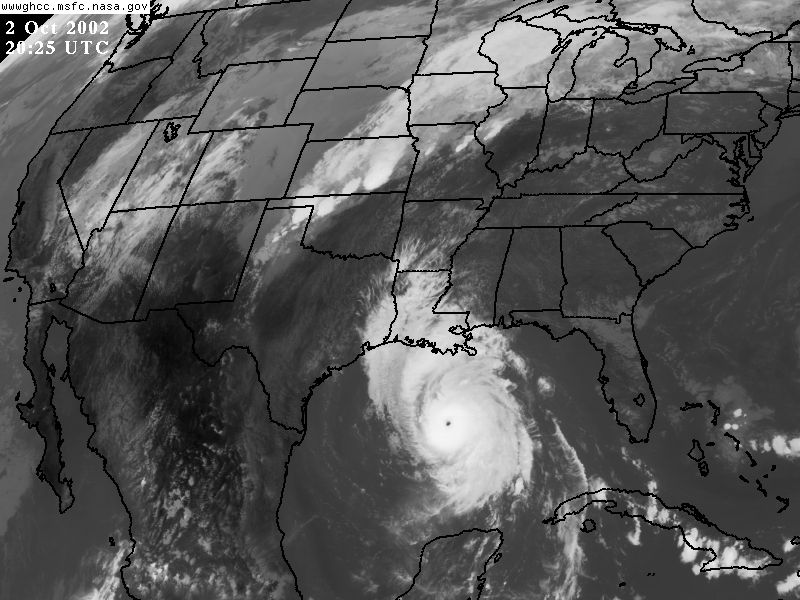
//> input picture OLD/08/Pseudo_Fxn/lily.jpg, 800 x 600 px
$ ./Pseudo_Fxn lily.jpg   (built with g++ and OpenCV 4)
//> lines starting //> are read from the running program, lines starting //| are printed output that depends on the picture
#include "opencv2/imgproc/imgproc.hpp"
#include "opencv2/imgproc/imgproc_c.h"
#include "opencv2/highgui/highgui.hpp"
#include "opencv2/opencv.hpp"
#include "stdlib.h"
#include "stdio.h"

using namespace cv;
using namespace std;

string colormap(int id)
{
    switch(id){
        case COLORMAP_AUTUMN :
            return "COLORMAP_AUTUMN";
        case COLORMAP_BONE :
            return "COLORMAP_BONE";
        case COLORMAP_JET :
            return "COLORMAP_JET";
        case COLORMAP_WINTER :
            return "COLORMAP_WINTER";
        case COLORMAP_RAINBOW :
            return "COLORMAP_RAINBOW";
        case COLORMAP_OCEAN :
            return "COLORMAP_OCEAN";
        case COLORMAP_SUMMER:
            return "COLORMAP_SUMMER";
        case COLORMAP_SPRING :
            return "COLORMAP_SPRING";
        case COLORMAP_COOL :
            return "COLORMAP_COOL";
        case COLORMAP_HSV :
            return "COLORMAP_HSV";
        case COLORMAP_PINK :
            return "COLORMAP_PINK";
        case COLORMAP_HOT :
            return "COLORMAP_HOT";

    }

    return "NONE";
}

int main( int argc, char** argv ){

    Mat src = imread(argv[1], IMREAD_GRAYSCALE);
//> src is the input picture: 600 rows x 800 cols, CV_8UC1; min 0, max 255, mean 87.3
    Mat output = Mat::zeros(src.rows, src.cols, CV_8UC3);

    if( !src.data ){
	return -1;
    }

    for (int i=0; i<12; i++){
	applyColorMap(src, output, i);
	imshow(colormap(i), output);
    }
//> this loop made 12 passes
//> pass 1, `applyColorMap(src, output, i);`:
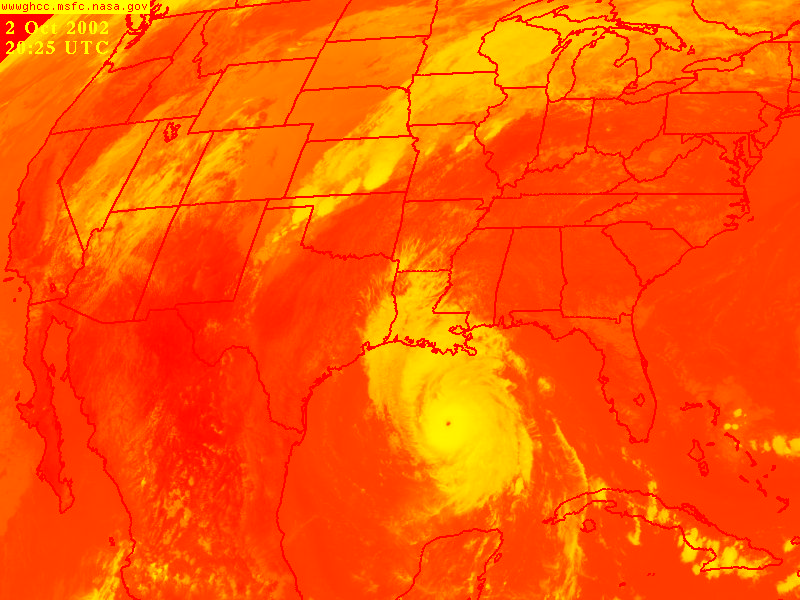
//> output: 600 rows x 800 cols, CV_8UC3; mean B, G, R 0, 87.3, 255
//> pass 2, `applyColorMap(src, output, i);`:
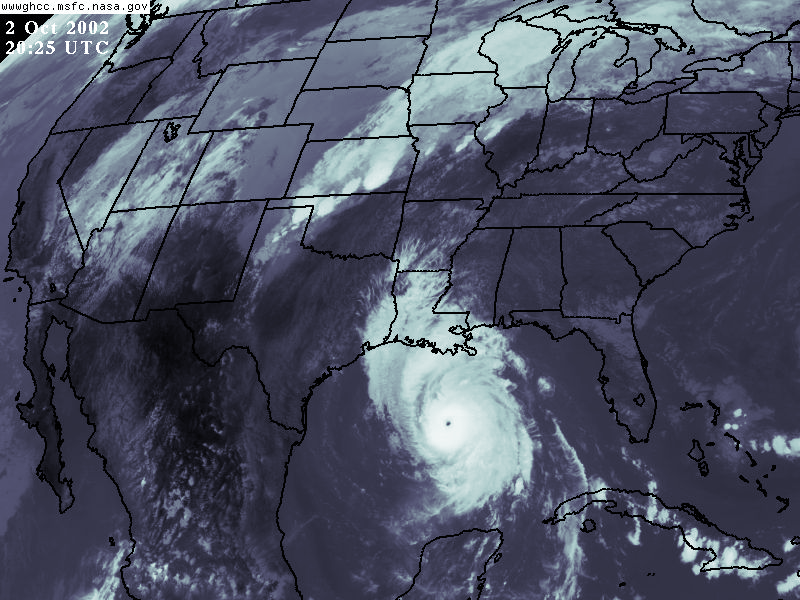
//> output: 600 rows x 800 cols, CV_8UC3; mean B, G, R 99.6, 81.9, 77.1
//> pass 3, `applyColorMap(src, output, i);`:
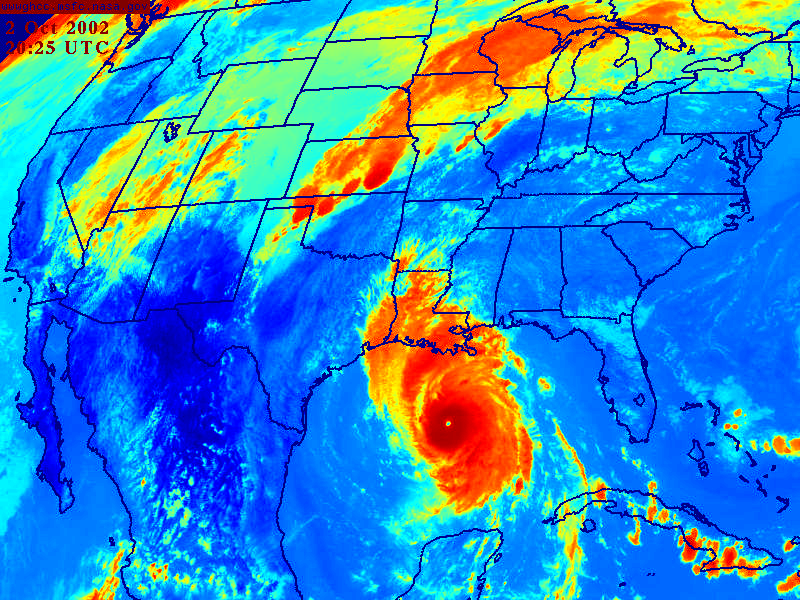
//> output: 600 rows x 800 cols, CV_8UC3; mean B, G, R 193.6, 140.8, 52.9
//> after the loop:
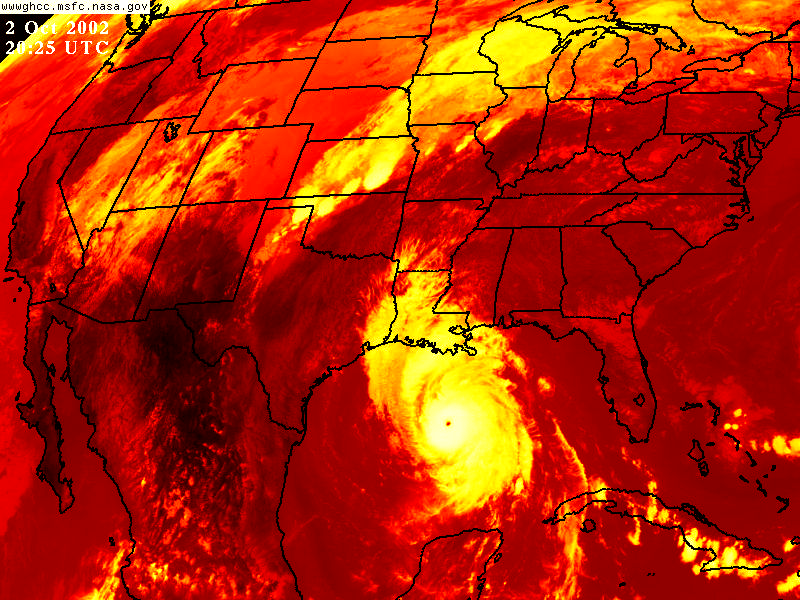
//> output: 600 rows x 800 cols, CV_8UC3; mean B, G, R 3.2, 38.3, 178.4

    waitKey(0);
}
